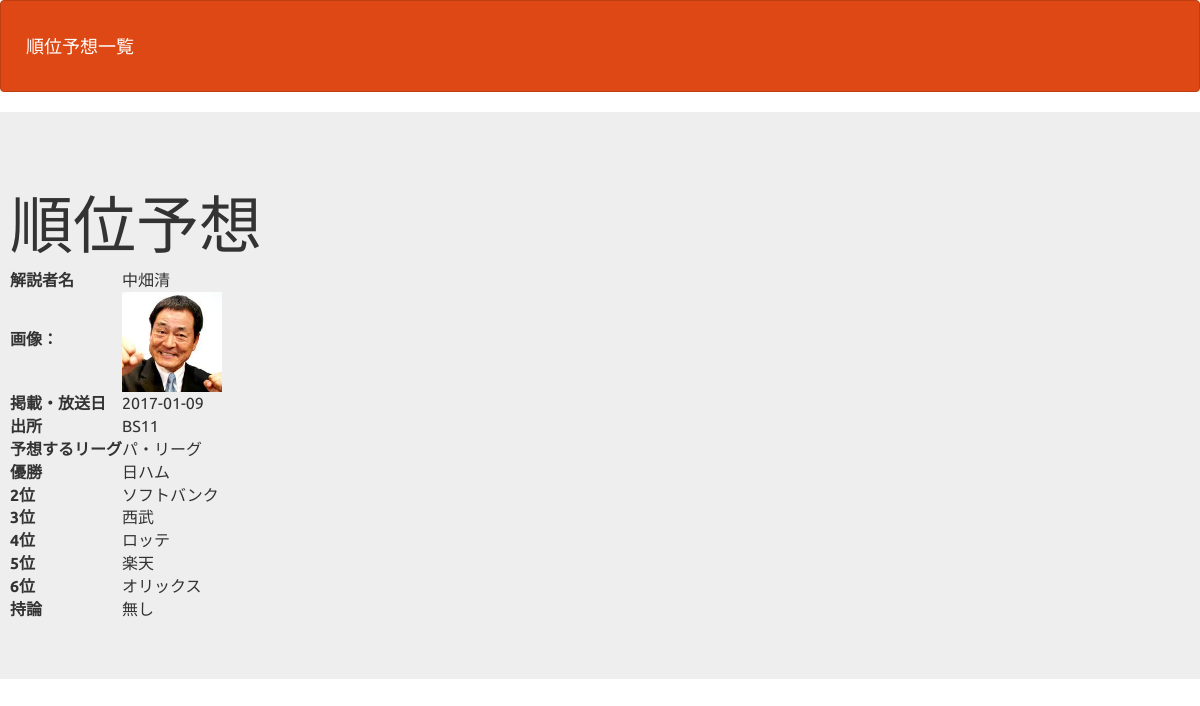
The page /detail_1.php?id=5&league=pacific on the database its author committed.
### tables this page shows
CREATE TABLE IF NOT EXISTS `pacific_league` (
`id` int(12) NOT NULL,
  `commentator` varchar(64) NOT NULL,
  `image` varchar(128) DEFAULT NULL,
  `indate` date NOT NULL,
  `source` varchar(64) NOT NULL,
  `first` varchar(12) NOT NULL,
  `second` varchar(12) NOT NULL,
  `third` varchar(12) NOT NULL,
  `fourth` varchar(12) NOT NULL,
  `fifth` varchar(12) NOT NULL,
  `sixth` varchar(12) NOT NULL,
  `remarks` text NOT NULL
);

### detail_1.php (the view, shortened to what this page needs)
<?php
$id = $_GET["id"];
$league = $_GET["league"];
$pdo = db_con();
if($league == "central"){
    $stmt = $pdo->prepare("SELECT * FROM central_league WHERE id=:id");
} else {
    $stmt = $pdo->prepare("SELECT * FROM pacific_league WHERE id=:id");
}
$stmt->bindValue(':id', $id, PDO::PARAM_INT);
$status = $stmt->execute();
if($status==false){
  queryError($stmt);
}else{
  $row = $stmt->fetch();
}
$leagueView="";
if($league == "central"){
    $leagueView='セ・リーグ';
} else {
    $leagueView='パ・リーグ';
}
?>
<!DOCTYPE html>
<html lang="ja">
<head>
  <link href="css/bootstrap.min.css" rel="stylesheet">
  <link href="css/style.css" rel="stylesheet">
</head>
<body>
<header>
  <nav class="navbar navbar-default">
    <div class="container-fluid">
    <div class="navbar-header"><a class="navbar-brand" href="select_1.php">順位予想一覧</a></div>
      </div>
  </nav>
</header>
<div class="jumbotron">
    <div class="de">
      <h1>順位予想</h1>
       <table>
        <tr>
            <th>解説者名</th>
            <td><?= $row["commentator"] ?></td>
        </tr>
        <tr>
            <th><label for="image">画像：</label></th>
            <td><img width="100" src="upload/<?= $row["image"] ?>"></td>
        </tr>
        <tr>
            <th>掲載・放送日</th>
            <td><?= $row["indate"] ?></td>
        </tr>
        <tr>
            <th>出所</th>
            <td><?= $row["source"] ?></td>
        </tr>
        <tr>
            <th>予想するリーグ</th>
            <td><?= $leagueView ?></td>
        </tr>
        <tr>
            <th>優勝</th>
            <td><?= $row["first"] ?></td>
        </tr>
        <tr>
            <th>2位</th>
            <td><?= $row["second"] ?></td>
        </tr>
        <tr>
            <th>3位</th>
            <td><?= $row["third"] ?></td>
        </tr>
        <tr>
            <th>4位</th>
            <td><?= $row["fourth"] ?></td>
        </tr>
        <tr>
            <th>5位</th>
            <td><?= $row["fifth"] ?></td>
        </tr>
        <tr>
            <th>6位</th>
            <td><?= $row["sixth"] ?></td>
        </tr>
        <tr>
            <th>持論</th>
            <td><?=$row["remarks"]?></td>
        </tr>
       </table>
    </div>
</div>
</body>
</html>

### detail_1.php (style rules this page uses)
div { padding: 10px;font-size:16px; }

### rows shown on the page
pacific_league: commentator "中畑清", image (picture), indate "2017-01-09", source "BS11", first "日ハム", second "ソフトバンク", third "西武", fourth "ロッテ", fifth "楽天", sixth "オリックス", remarks "無し"

### other values the page prints
$leagueView "パ・リーグ"
